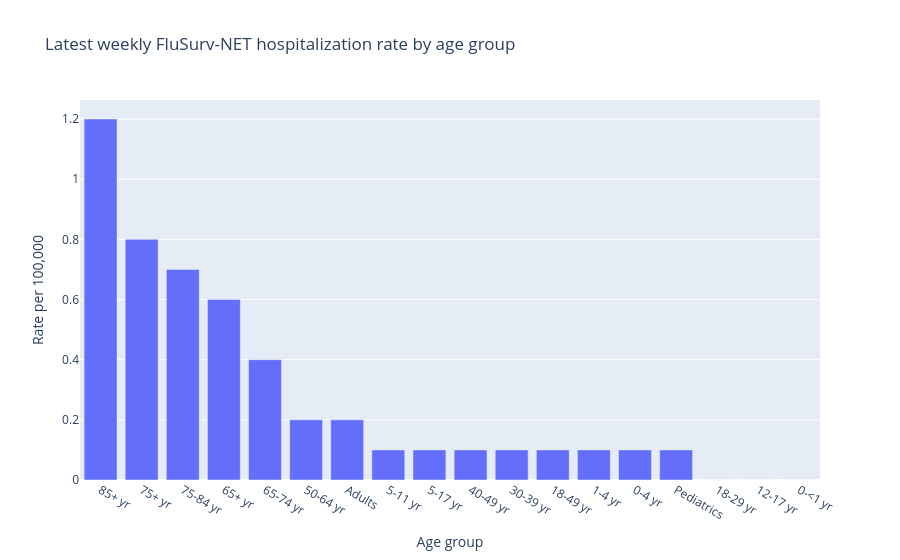

Notebook cell for this chart:
### Markdown cell above
## Hospitalization age comparison

FluSurv-NET age-specific rates are the primary age story. They describe laboratory-confirmed hospitalizations in participating counties across 14 states, not a national census. ILINet age fields are retained only for a secondary provider-subset mix view.

### Code cell
latest_hosp_season = hosp["season_start"].max()
age_query = (
    "season_start == @latest_hosp_season and "
    "region == 'FluSurv-NET' and age_group != 'Overall'"
)
age_latest = (
    hosp.query(age_query)
    .sort_values("week_ending")
    .groupby("age_group", as_index=False)
    .tail(1)
    .sort_values("value", ascending=False)
)

assert age_latest["age_group"].nunique() > 3
px.bar(
    age_latest,
    x="age_group",
    y="value",
    title="Latest weekly FluSurv-NET hospitalization rate by age group",
    labels={"age_group": "Age group", "value": "Rate per 100,000"},
)

### Figure 1 — Plotly figure (JSON) as saved in the notebook; plotly's stock layout.template omitted (floating-point values rounded to 4 significant figures)
{"data": [{"hovertemplate": "Age group=%{x}<br>Rate per 100,000=%{y}<extra></extra>", "legendgroup": "", "marker": {"color": "#636efa", "pattern": {"shape": ""}}, "name": "", "orientation": "v", "showlegend": false, "textposition": "auto", "type": "bar", "x": ["85+ yr", "75+ yr", "75-84 yr", "65+ yr", "65-74 yr", "50-64 yr", "Adults", "5-11 yr", "5-17 yr", "40-49 yr", "30-39 yr", "18-49 yr", "1-4 yr", "0-4 yr", "Pediatrics", "18-29 yr", "12-17 yr", "0-<1 yr"], "xaxis": "x", "y": [1.2, 0.8, 0.7, 0.6, 0.4, 0.2, 0.2, 0.1, 0.1, 0.1, 0.1, 0.1, 0.1, 0.1, 0.1, 0.0, 0.0, 0.0], "yaxis": "y"}], "layout": {"barmode": "relative", "legend": {"tracegroupgap": 0}, "title": {"text": "Latest weekly FluSurv-NET hospitalization rate by age group"}, "xaxis": {"anchor": "y", "domain": [0, 1], "title": {"text": "Age group"}}, "yaxis": {"anchor": "x", "domain": [0, 1], "title": {"text": "Rate per 100,000"}}}}
